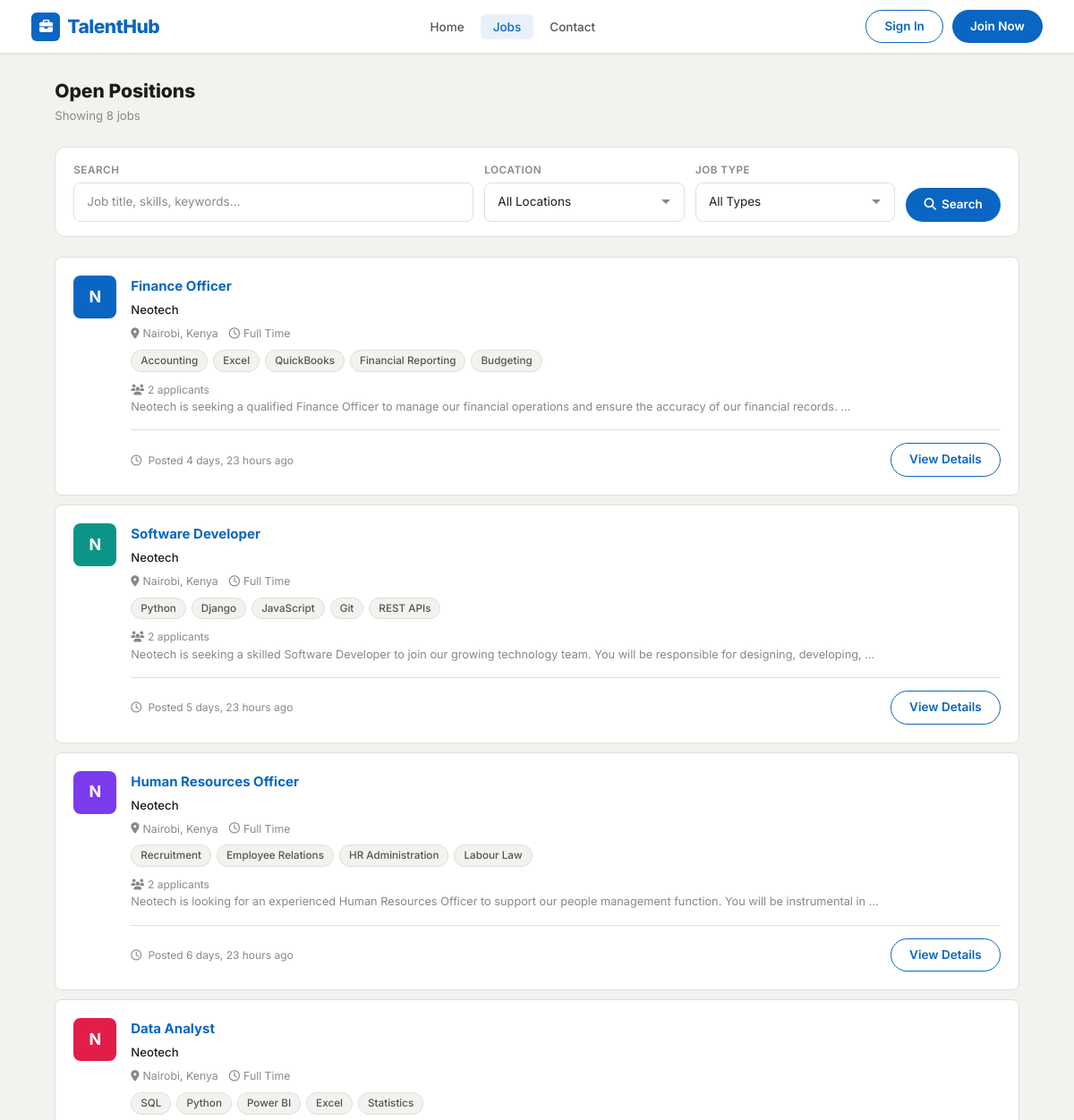
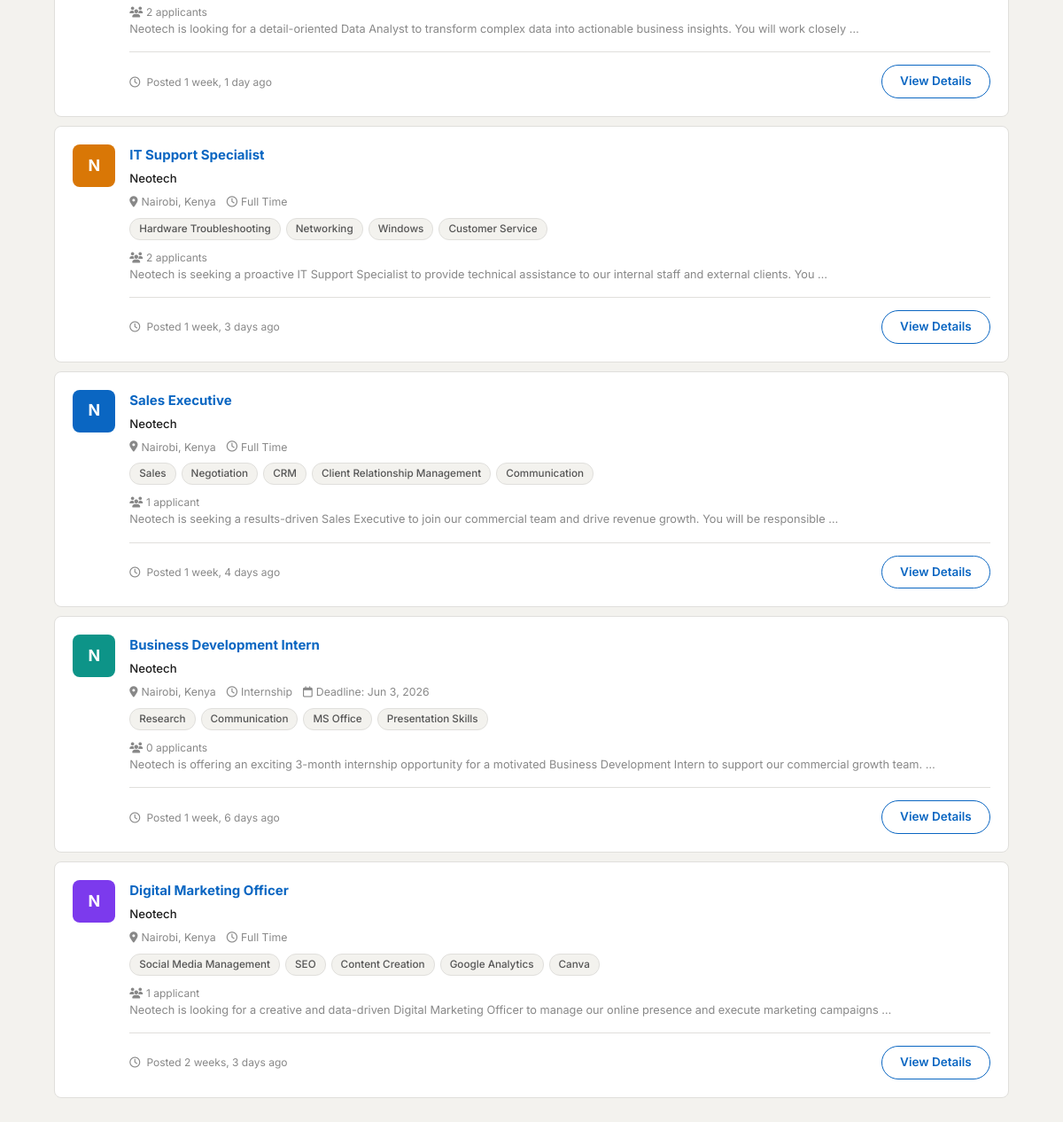
Screenshot of /jobs/ with the database file from the repository (2 pictures, top to bottom).
### job_seeker/models.py (models this page shows, shortened)
class Job(models.Model):
    staff = models.ForeignKey(User, related_name='jobs', on_delete=models.CASCADE, null=True)
    title = models.CharField(max_length=255)
    company = models.CharField(max_length=200, null=True, blank=True)
    location = models.CharField(max_length=255)
    description = models.TextField()
    skills_req = models.CharField(max_length=500, null=True, blank=True)
    job_type = models.CharField(max_length=30, choices=JOB_TYPES, default='Full Time', null=True)
    link = models.URLField(null=True, blank=True)
    salary = models.CharField(max_length=100, null=True, blank=True)
    slug = AutoSlugField(populate_from='title', unique=True, null=True)
    date_posted = models.DateTimeField(default=timezone.now)
    deadline = models.DateField(null=True, blank=True)
    def get_skills_list(self):
        if self.skills_req:
            return [s.strip() for s in self.skills_req.split(',') if s.strip()]
        return []
    def applicant_count(self):
        return self.application_set.count()

### job_seeker/views.py (the view, shortened to what this page needs)
# urls.py: path('jobs/', views.posted_jobs, name='posted-jobs'),
def posted_jobs(request):
    jobs = Job.objects.all().order_by('-date_posted')
    search_query = request.GET.get('q', '').strip()
    location_filter = request.GET.get('location', '').strip()
    job_type_filter = request.GET.get('job_type', '').strip()
    if location_filter:
        jobs = jobs.filter(location__icontains=location_filter)
    if job_type_filter:
        jobs = jobs.filter(job_type=job_type_filter)
    applied_ids = set()
    saved_ids = set()
    paginator = Paginator(jobs, 10)
    page_obj = paginator.get_page(request.GET.get('page'))
    locations = Job.objects.values_list('location', flat=True).distinct().order_by('location')
    context = {
        'page_obj': page_obj,
        'jobs': page_obj,
        'applied_ids': applied_ids,
        'saved_ids': saved_ids,
        'total_count': jobs.count(),
        'search_query': search_query,
        'location_filter': location_filter,
        'job_type_filter': job_type_filter,
        'job_types': ['Full Time', 'Part Time', 'Internship'],
        'locations': locations,
    }
    return render(request, 'jobseeker/posted_jobs.html', context)

### templates/jobseeker/posted_jobs.html (shortened to what this page needs)
{% extends 'base.html' %}
{% load static %}
{% block body %}
<div class="container" style="max-width:1100px;padding-top:28px;padding-bottom:40px;">
  <div class="page-header">
    <div>
      <h1 class="page-title">Open Positions</h1>
      <p class="page-subtitle">Showing {{ total_count }} job{{ total_count|pluralize }}</p>
    </div>
  </div>
  <form method="get" action="{% url 'posted-jobs' %}" class="filter-bar mb-4">
    <div class="filter-group" style="flex:2;min-width:200px;">
      <label class="filter-label">Search</label>
      <input type="text" name="q" value="{{ search_query }}" class="th-form-control"
             placeholder="Job title, skills, keywords…">
    </div>
    <div class="filter-group">
      <label class="filter-label">Location</label>
      <select name="location" class="th-form-control">
        <option value="">All Locations</option>
      </select>
    </div>
    <div class="filter-group">
      <label class="filter-label">Job Type</label>
      <select name="job_type" class="th-form-control">
        <option value="">All Types</option>
      </select>
    </div>
    <div style="display:flex;align-items:flex-end;">
      <button type="submit" class="btn-primary-th">
        <i class="fa-solid fa-search"></i> Search
      </button>
    </div>
  </form>
  {% if jobs %}
  <div style="display:flex;flex-direction:column;gap:10px;">
    {% for job in jobs %}
    {% with avatar_colors="av-blue,av-teal,av-violet,av-rose,av-amber,av-cyan" %}
    <div class="job-card">
      <div class="job-company-avatar {% cycle 'av-blue' 'av-teal' 'av-violet' 'av-rose' 'av-amber' %}">
        {{ job.company|first|upper|default:"N" }}
      </div>
      <div class="job-body">
        <div class="d-flex align-items-start justify-content-between">
          <div>
            <a href="{% url 'job-details' job.id %}" class="job-title">{{ job.title }}</a>
            <div class="job-company">{{ job.company|default:"Neotech" }}</div>
          </div>
        </div>
        <div class="job-meta">
          <span><i class="fa-solid fa-location-dot"></i> {{ job.location }}</span>
          <span><i class="fa-regular fa-clock"></i> {{ job.job_type }}</span>
          {% if job.deadline %}<span><i class="fa-regular fa-calendar"></i> Deadline: {{ job.deadline|date:"M j, Y" }}</span>{% endif %}
        </div>
        {% if job.skills_req %}
        <div class="job-skills">
          {% for skill in job.get_skills_list|slice:":5" %}
          <span class="skill-tag">{{ skill }}</span>
          {% endfor %}
        </div>
        {% endif %}
        <div style="font-size:.8rem;color:#888;margin-top:6px;">
          <i class="fa-solid fa-users me-1"></i>{{ job.applicant_count }} applicant{{ job.applicant_count|pluralize }}
        </div>
        <p class="job-desc">{{ job.description|truncatewords:20 }}</p>
        <div class="job-footer">
          <span class="job-posted-date">
            <i class="fa-regular fa-clock me-1"></i>
            {% now "Y-m-d" as today_str %}
            {% if job.date_posted|date:"Y-m-d" == today_str %}
              Posted today
            {% elif job.date_posted|timesince|slice:":1" == "0" %}
              Posted today
            {% else %}
              Posted {{ job.date_posted|timesince }} ago
            {% endif %}
          </span>
          <div class="job-actions">
            {% if user.is_authenticated and user.user_type == 'applicant' %}
              {% if job.id in applied_ids %}
              <span class="badge-status badge-shortlisted">
                <i class="fa-solid fa-check"></i> Applied
              </span>
              {% elif job.link %}
              <a href="{{ job.link }}" target="_blank" class="btn-success-th">Apply <i class="fa-solid fa-arrow-up-right-from-square ms-1"></i></a>
              {% else %}
              <a href="{% url 'apply-job' job.id %}" class="btn-success-th">Apply Now</a>
              {% endif %}
            {% else %}
            <a href="{% url 'job-details' job.id %}" class="btn-outline-th">View Details</a>
            {% endif %}
          </div>
        </div>
      </div>
    </div>
    {% endwith %}
    {% endfor %}
  </div>
  {% endif %}
</div>
{% endblock %}

### rows the page displays
Job: company|first "N", title "Finance Officer", company "Neotech", location "Nairobi, Kenya", job_type "Full Time", get_skills_list "Accounting" "Excel" "QuickBooks" "Financial Reporting" "Budgeting", applicant_count "2", description "Neotech is seeking a qualified Finance Officer to manage our financial operations and ensure the accuracy of our financial records. …", date_posted "4 days, 23 hours"
Job: company|first "N", title "Software Developer", company "Neotech", location "Nairobi, Kenya", job_type "Full Time", get_skills_list "Python" "Django" "JavaScript" "Git" "REST APIs", applicant_count "2", description "Neotech is seeking a skilled Software Developer to join our growing technology team. You will be responsible for designing, developing, …", date_posted "5 days, 23 hours"
Job: company|first "N", title "Human Resources Officer", company "Neotech", location "Nairobi, Kenya", job_type "Full Time", get_skills_list "Recruitment" "Employee Relations" "HR Administration" "Labour Law", applicant_count "2", description "Neotech is looking for an experienced Human Resources Officer to support our people management function. You will be instrumental in …", date_posted "6 days, 23 hours"
Job: company|first "N", title "Data Analyst", company "Neotech", location "Nairobi, Kenya", job_type "Full Time", get_skills_list "SQL" "Python" "Power BI" "Excel" "Statistics", applicant_count "2", description "Neotech is looking for a detail-oriented Data Analyst to transform complex data into actionable business insights. You will work closely …", date_posted "1 week, 1 day"
Job: company|first "N", title "IT Support Specialist", company "Neotech", location "Nairobi, Kenya", job_type "Full Time", get_skills_list "Hardware Troubleshooting" "Networking" "Windows" "Customer Service", applicant_count "2", description "Neotech is seeking a proactive IT Support Specialist to provide technical assistance to our internal staff and external clients. You …", date_posted "1 week, 3 days"
Job: company|first "N", title "Sales Executive", company "Neotech", location "Nairobi, Kenya", job_type "Full Time", get_skills_list "Sales" "Negotiation" "CRM" "Client Relationship Management" "Communication", applicant_count "1", description "Neotech is seeking a results-driven Sales Executive to join our commercial team and drive revenue growth. You will be responsible …", date_posted "1 week, 4 days"
Job: company|first "N", title "Business Development Intern", company "Neotech", location "Nairobi, Kenya", job_type "Internship", deadline "Jun 3, 2026", get_skills_list "Research" "Communication" "MS Office" "Presentation Skills", applicant_count "0", description "Neotech is offering an exciting 3-month internship opportunity for a motivated Business Development Intern to support our commercial growth team. …", date_posted "1 week, 6 days"
Job: company|first "N", title "Digital Marketing Officer", company "Neotech", location "Nairobi, Kenya", job_type "Full Time", get_skills_list "Social Media Management" "SEO" "Content Creation" "Google Analytics" "Canva", applicant_count "1", description "Neotech is looking for a creative and data-driven Digital Marketing Officer to manage our online presence and execute marketing campaigns …", date_posted "2 weeks, 3 days"

### other values shown
{{ total_count }} "8"
